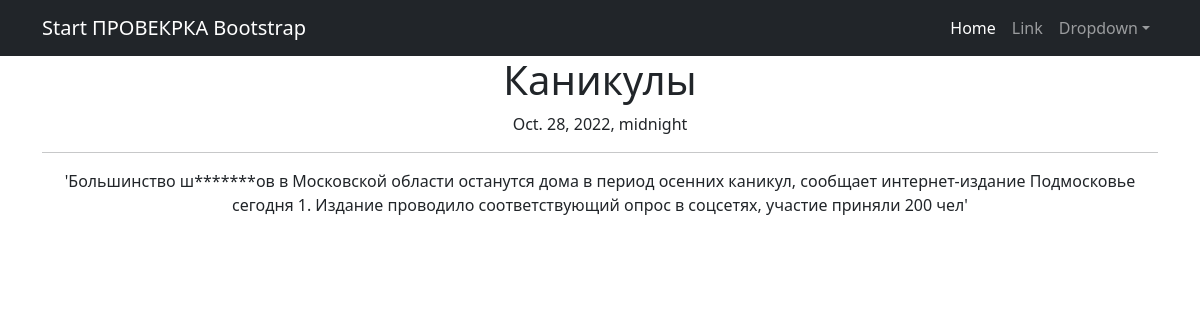
Page /news/23 on the committed database.
### news/models.py (models this page shows, shortened)
class Post(models.Model):
    author = models.ForeignKey(Author, on_delete=models.CASCADE)
    neworart = models.BooleanField(default=False)
    time_in = models.DateField(auto_now_add=True)
    category = models.ManyToManyField(Category, through = 'PostCategory')
    title = models.CharField(max_length=100)
    text = models.TextField()
    rating_post = models.IntegerField(default=0)

### news/views.py (the view)
# urls.py: path('<int:pk>', NewDetail.as_view(), name='post_detail'),
class NewDetail(DetailView):
    model = Post
    template_name = 'flatpages/post.html'
    context_object_name = 'new'

### news/templatetags/custom_filters.py (called while the page is built)
@register.filter()
def censor(value: str):
    variants = ['тормоз', 'собака', 'дурак', 'школьник', 'гузно', 'редиска']
    ln = len(variants)
    filtred_message = ''
    string = ''
    pattern = '*'
    for i in value:
        string += i
        flag = 0
        for j in variants:
            if not string in j:
                flag += 1
            if string == j:
                filtred_message += string[0] + (pattern * (len(string) - 1))
                flag -= 1
                string = ''
        if flag == ln:
            filtred_message += string
            string = ''
    if string != '' and string not in variants:
        filtred_message += string
    elif string != '':
        filtred_message += string[0] + (pattern * (len(string) - 1))
    return filtred_message

### Templates/Flatpages/post.html (shortened to what this page needs)
{% extends 'flatpages/default.html' %}
{% load custom_filters %}
{% block content %}
<h1>{{ new.title|censor }}</h1>
{{ new.time_in }}
<hr>
{{ new.text|censor }}
{% endblock content %}

### rows in the picture
Post: title|censor "Каникулы", time_in "Oct. 28, 2022, midnight", text|censor "'Большинство ш*******ов в Московской области останутся дома в период осенних каникул, сообщает интернет-издание Подмосковье сегодня 1. Издание проводило соответствующий опрос в соцсетях, участие приняли 200 чел'"
